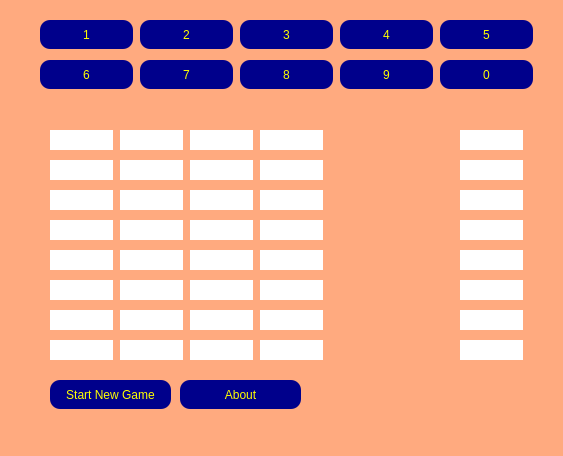
<?xml version="1.0" encoding="UTF-8"?>
<ui version="4.0">
 <class>MainWindow</class>
 <widget class="QMainWindow" name="MainWindow">
  <property name="windowModality">
   <enum>Qt::NonModal</enum>
  </property>
  <property name="geometry">
   <rect>
    <x>0</x>
    <y>0</y>
    <width>563</width>
    <height>456</height>
   </rect>
  </property>
  <property name="sizePolicy">
   <sizepolicy hsizetype="Fixed" vsizetype="Fixed">
    <horstretch>0</horstretch>
    <verstretch>0</verstretch>
   </sizepolicy>
  </property>
  <property name="windowTitle">
   <string>MasterMind</string>
  </property>
  <property name="styleSheet">
   <string notr="true">QMainWindow {
	background-color: rgb(255, 170, 127);
}</string>
  </property>
  <widget class="QWidget" name="centralwidget">
   <widget class="QPushButton" name="pushButton_1">
    <property name="geometry">
     <rect>
      <x>40</x>
      <y>20</y>
      <width>93</width>
      <height>29</height>
     </rect>
    </property>
    <property name="sizePolicy">
     <sizepolicy hsizetype="Minimum" vsizetype="Expanding">
      <horstretch>0</horstretch>
      <verstretch>0</verstretch>
     </sizepolicy>
    </property>
    <property name="styleSheet">
     <string notr="true">QPushButton {
    border-radius: 10px;
    background-color: #00008B;   
	font: 900 10pt &quot;Segoe UI&quot;;
    color: yellow;
}</string>
    </property>
    <property name="text">
     <string>1</string>
    </property>
   </widget>
   <widget class="QPushButton" name="pushButton_2">
    <property name="geometry">
     <rect>
      <x>140</x>
      <y>20</y>
      <width>93</width>
      <height>29</height>
     </rect>
    </property>
    <property name="styleSheet">
     <string notr="true">QPushButton {
    border-radius: 10px;
    background-color: #00008B;   
	font: 900 10pt &quot;Segoe UI&quot;;
    color: yellow;
}</string>
    </property>
    <property name="text">
     <string>2</string>
    </property>
   </widget>
   <widget class="QPushButton" name="pushButton_3">
    <property name="geometry">
     <rect>
      <x>240</x>
      <y>20</y>
      <width>93</width>
      <height>29</height>
     </rect>
    </property>
    <property name="styleSheet">
     <string notr="true">QPushButton {
    border-radius: 10px;
    background-color: #00008B;   
	font: 900 10pt &quot;Segoe UI&quot;;
    color: yellow;
}</string>
    </property>
    <property name="text">
     <string>3</string>
    </property>
   </widget>
   <widget class="QPushButton" name="pushButton_4">
    <property name="geometry">
     <rect>
      <x>340</x>
      <y>20</y>
      <width>93</width>
      <height>29</height>
     </rect>
    </property>
    <property name="styleSheet">
     <string notr="true">QPushButton {
    border-radius: 10px;
    background-color: #00008B;   
	font: 900 10pt &quot;Segoe UI&quot;;
    color: yellow;
}</string>
    </property>
    <property name="text">
     <string>4</string>
    </property>
   </widget>
   <widget class="QPushButton" name="pushButton_5">
    <property name="geometry">
     <rect>
      <x>440</x>
      <y>20</y>
      <width>93</width>
      <height>29</height>
     </rect>
    </property>
    <property name="styleSheet">
     <string notr="true">QPushButton {
    border-radius: 10px;
    background-color: #00008B;   
	font: 900 10pt &quot;Segoe UI&quot;;
    color: yellow;
}</string>
    </property>
    <property name="text">
     <string>5</string>
    </property>
   </widget>
   <widget class="QPushButton" name="pushButton_0">
    <property name="geometry">
     <rect>
      <x>440</x>
      <y>60</y>
      <width>93</width>
      <height>29</height>
     </rect>
    </property>
    <property name="styleSheet">
     <string notr="true">QPushButton {
    border-radius: 10px;
    background-color: #00008B;   
	font: 900 10pt &quot;Segoe UI&quot;;
    color: yellow;
}</string>
    </property>
    <property name="text">
     <string>0</string>
    </property>
   </widget>
   <widget class="QPushButton" name="pushButton_9">
    <property name="geometry">
     <rect>
      <x>340</x>
      <y>60</y>
      <width>93</width>
      <height>29</height>
     </rect>
    </property>
    <property name="styleSheet">
     <string notr="true">QPushButton {
    border-radius: 10px;
    background-color: #00008B;   
	font: 900 10pt &quot;Segoe UI&quot;;
    color: yellow;
}</string>
    </property>
    <property name="text">
     <string>9</string>
    </property>
   </widget>
   <widget class="QPushButton" name="pushButton_8">
    <property name="geometry">
     <rect>
      <x>240</x>
      <y>60</y>
      <width>93</width>
      <height>29</height>
     </rect>
    </property>
    <property name="styleSheet">
     <string notr="true">QPushButton {
    border-radius: 10px;
    background-color: #00008B;   
	font: 900 10pt &quot;Segoe UI&quot;;
    color: yellow;
}</string>
    </property>
    <property name="text">
     <string>8</string>
    </property>
   </widget>
   <widget class="QPushButton" name="pushButton_6">
    <property name="geometry">
     <rect>
      <x>40</x>
      <y>60</y>
      <width>93</width>
      <height>29</height>
     </rect>
    </property>
    <property name="styleSheet">
     <string notr="true">QPushButton {
    border-radius: 10px;
    background-color: #00008B;   
	font: 900 10pt &quot;Segoe UI&quot;;
    color: yellow;
}</string>
    </property>
    <property name="text">
     <string>6</string>
    </property>
   </widget>
   <widget class="QPushButton" name="pushButton_7">
    <property name="geometry">
     <rect>
      <x>140</x>
      <y>60</y>
      <width>93</width>
      <height>29</height>
     </rect>
    </property>
    <property name="styleSheet">
     <string notr="true">QPushButton {
    border-radius: 10px;
    background-color: #00008B;   
	font: 900 10pt &quot;Segoe UI&quot;;
    color: yellow;
}</string>
    </property>
    <property name="text">
     <string>7</string>
    </property>
   </widget>
   <widget class="QLabel" name="label_1">
    <property name="geometry">
     <rect>
      <x>50</x>
      <y>130</y>
      <width>63</width>
      <height>20</height>
     </rect>
    </property>
    <property name="styleSheet">
     <string notr="true">QLabel {
	font: 600 16pt &quot;Segoe UI&quot;;
	background-color: white;
}</string>
    </property>
    <property name="text">
     <string/>
    </property>
    <property name="alignment">
     <set>Qt::AlignCenter</set>
    </property>
   </widget>
   <widget class="QLabel" name="label_2">
    <property name="geometry">
     <rect>
      <x>120</x>
      <y>130</y>
      <width>63</width>
      <height>20</height>
     </rect>
    </property>
    <property name="styleSheet">
     <string notr="true">QLabel {
	font: 600 16pt &quot;Segoe UI&quot;;
	background-color: white;
}</string>
    </property>
    <property name="text">
     <string/>
    </property>
    <property name="alignment">
     <set>Qt::AlignCenter</set>
    </property>
   </widget>
   <widget class="QLabel" name="label_3">
    <property name="geometry">
     <rect>
      <x>190</x>
      <y>130</y>
      <width>63</width>
      <height>20</height>
     </rect>
    </property>
    <property name="styleSheet">
     <string notr="true">QLabel {
	font: 600 16pt &quot;Segoe UI&quot;;
	background-color: white;
}</string>
    </property>
    <property name="text">
     <string/>
    </property>
    <property name="alignment">
     <set>Qt::AlignCenter</set>
    </property>
   </widget>
   <widget class="QLabel" name="label_4">
    <property name="geometry">
     <rect>
      <x>260</x>
      <y>130</y>
      <width>63</width>
      <height>20</height>
     </rect>
    </property>
    <property name="styleSheet">
     <string notr="true">QLabel {
	font: 600 16pt &quot;Segoe UI&quot;;
	background-color: white;
}</string>
    </property>
    <property name="text">
     <string/>
    </property>
    <property name="alignment">
     <set>Qt::AlignCenter</set>
    </property>
   </widget>
   <widget class="QLabel" name="label_7">
    <property name="geometry">
     <rect>
      <x>190</x>
      <y>160</y>
      <width>63</width>
      <height>20</height>
     </rect>
    </property>
    <property name="styleSheet">
     <string notr="true">QLabel {
	font: 600 16pt &quot;Segoe UI&quot;;
	background-color: white;
}</string>
    </property>
    <property name="text">
     <string/>
    </property>
    <property name="alignment">
     <set>Qt::AlignCenter</set>
    </property>
   </widget>
   <widget class="QLabel" name="label_8">
    <property name="geometry">
     <rect>
      <x>260</x>
      <y>160</y>
      <width>63</width>
      <height>20</height>
     </rect>
    </property>
    <property name="styleSheet">
     <string notr="true">QLabel {
	font: 600 16pt &quot;Segoe UI&quot;;
	background-color: white;
}</string>
    </property>
    <property name="text">
     <string/>
    </property>
    <property name="alignment">
     <set>Qt::AlignCenter</set>
    </property>
   </widget>
   <widget class="QLabel" name="label_5">
    <property name="geometry">
     <rect>
      <x>50</x>
      <y>160</y>
      <width>63</width>
      <height>20</height>
     </rect>
    </property>
    <property name="styleSheet">
     <string notr="true">QLabel {
	font: 600 16pt &quot;Segoe UI&quot;;
	background-color: white;
}</string>
    </property>
    <property name="text">
     <string/>
    </property>
    <property name="alignment">
     <set>Qt::AlignCenter</set>
    </property>
   </widget>
   <widget class="QLabel" name="label_6">
    <property name="geometry">
     <rect>
      <x>120</x>
      <y>160</y>
      <width>63</width>
      <height>20</height>
     </rect>
    </property>
    <property name="styleSheet">
     <string notr="true">QLabel {
	font: 600 16pt &quot;Segoe UI&quot;;
	background-color: white;
}</string>
    </property>
    <property name="text">
     <string/>
    </property>
    <property name="alignment">
     <set>Qt::AlignCenter</set>
    </property>
   </widget>
   <widget class="QLabel" name="label_15">
    <property name="geometry">
     <rect>
      <x>190</x>
      <y>220</y>
      <width>63</width>
      <height>20</height>
     </rect>
    </property>
    <property name="styleSheet">
     <string notr="true">QLabel {
	font: 600 16pt &quot;Segoe UI&quot;;
	background-color: white;
}</string>
    </property>
    <property name="text">
     <string/>
    </property>
    <property name="alignment">
     <set>Qt::AlignCenter</set>
    </property>
   </widget>
   <widget class="QLabel" name="label_11">
    <property name="geometry">
     <rect>
      <x>190</x>
      <y>190</y>
      <width>63</width>
      <height>20</height>
     </rect>
    </property>
    <property name="styleSheet">
     <string notr="true">QLabel {
	font: 600 16pt &quot;Segoe UI&quot;;
	background-color: white;
}</string>
    </property>
    <property name="text">
     <string/>
    </property>
    <property name="alignment">
     <set>Qt::AlignCenter</set>
    </property>
   </widget>
   <widget class="QLabel" name="label_12">
    <property name="geometry">
     <rect>
      <x>260</x>
      <y>190</y>
      <width>63</width>
      <height>20</height>
     </rect>
    </property>
    <property name="styleSheet">
     <string notr="true">QLabel {
	font: 600 16pt &quot;Segoe UI&quot;;
	background-color: white;
}</string>
    </property>
    <property name="text">
     <string/>
    </property>
    <property name="alignment">
     <set>Qt::AlignCenter</set>
    </property>
   </widget>
   <widget class="QLabel" name="label_16">
    <property name="geometry">
     <rect>
      <x>260</x>
      <y>220</y>
      <width>63</width>
      <height>20</height>
     </rect>
    </property>
    <property name="styleSheet">
     <string notr="true">QLabel {
	font: 600 16pt &quot;Segoe UI&quot;;
	background-color: white;
}</string>
    </property>
    <property name="text">
     <string/>
    </property>
    <property name="alignment">
     <set>Qt::AlignCenter</set>
    </property>
   </widget>
   <widget class="QLabel" name="label_13">
    <property name="geometry">
     <rect>
      <x>50</x>
      <y>220</y>
      <width>63</width>
      <height>20</height>
     </rect>
    </property>
    <property name="styleSheet">
     <string notr="true">QLabel {
	font: 600 16pt &quot;Segoe UI&quot;;
	background-color: white;
}</string>
    </property>
    <property name="text">
     <string/>
    </property>
    <property name="alignment">
     <set>Qt::AlignCenter</set>
    </property>
   </widget>
   <widget class="QLabel" name="label_14">
    <property name="geometry">
     <rect>
      <x>120</x>
      <y>220</y>
      <width>63</width>
      <height>20</height>
     </rect>
    </property>
    <property name="styleSheet">
     <string notr="true">QLabel {
	font: 600 16pt &quot;Segoe UI&quot;;
	background-color: white;
}</string>
    </property>
    <property name="text">
     <string/>
    </property>
    <property name="alignment">
     <set>Qt::AlignCenter</set>
    </property>
   </widget>
   <widget class="QLabel" name="label_9">
    <property name="geometry">
     <rect>
      <x>50</x>
      <y>190</y>
      <width>63</width>
      <height>20</height>
     </rect>
    </property>
    <property name="styleSheet">
     <string notr="true">QLabel {
	font: 600 16pt &quot;Segoe UI&quot;;
	background-color: white;
}</string>
    </property>
    <property name="text">
     <string/>
    </property>
    <property name="alignment">
     <set>Qt::AlignCenter</set>
    </property>
   </widget>
   <widget class="QLabel" name="label_10">
    <property name="geometry">
     <rect>
      <x>120</x>
      <y>190</y>
      <width>63</width>
      <height>20</height>
     </rect>
    </property>
    <property name="styleSheet">
     <string notr="true">QLabel {
	font: 600 16pt &quot;Segoe UI&quot;;
	background-color: white;
}</string>
    </property>
    <property name="text">
     <string/>
    </property>
    <property name="alignment">
     <set>Qt::AlignCenter</set>
    </property>
   </widget>
   <widget class="QLabel" name="label_29">
    <property name="geometry">
     <rect>
      <x>50</x>
      <y>340</y>
      <width>63</width>
      <height>20</height>
     </rect>
    </property>
    <property name="styleSheet">
     <string notr="true">QLabel {
	font: 600 16pt &quot;Segoe UI&quot;;
	background-color: white;
}</string>
    </property>
    <property name="text">
     <string/>
    </property>
    <property name="alignment">
     <set>Qt::AlignCenter</set>
    </property>
   </widget>
   <widget class="QLabel" name="label_24">
    <property name="geometry">
     <rect>
      <x>260</x>
      <y>280</y>
      <width>63</width>
      <height>20</height>
     </rect>
    </property>
    <property name="styleSheet">
     <string notr="true">QLabel {
	font: 600 16pt &quot;Segoe UI&quot;;
	background-color: white;
}</string>
    </property>
    <property name="text">
     <string/>
    </property>
    <property name="alignment">
     <set>Qt::AlignCenter</set>
    </property>
   </widget>
   <widget class="QLabel" name="label_26">
    <property name="geometry">
     <rect>
      <x>120</x>
      <y>310</y>
      <width>63</width>
      <height>20</height>
     </rect>
    </property>
    <property name="styleSheet">
     <string notr="true">QLabel {
	font: 600 16pt &quot;Segoe UI&quot;;
	background-color: white;
}</string>
    </property>
    <property name="text">
     <string/>
    </property>
    <property name="alignment">
     <set>Qt::AlignCenter</set>
    </property>
   </widget>
   <widget class="QLabel" name="label_19">
    <property name="geometry">
     <rect>
      <x>190</x>
      <y>250</y>
      <width>63</width>
      <height>20</height>
     </rect>
    </property>
    <property name="styleSheet">
     <string notr="true">QLabel {
	font: 600 16pt &quot;Segoe UI&quot;;
	background-color: white;
}</string>
    </property>
    <property name="text">
     <string/>
    </property>
    <property name="alignment">
     <set>Qt::AlignCenter</set>
    </property>
   </widget>
   <widget class="QLabel" name="label_20">
    <property name="geometry">
     <rect>
      <x>260</x>
      <y>250</y>
      <width>63</width>
      <height>20</height>
     </rect>
    </property>
    <property name="styleSheet">
     <string notr="true">QLabel {
	font: 600 16pt &quot;Segoe UI&quot;;
	background-color: white;
}</string>
    </property>
    <property name="text">
     <string/>
    </property>
    <property name="alignment">
     <set>Qt::AlignCenter</set>
    </property>
   </widget>
   <widget class="QLabel" name="label_21">
    <property name="geometry">
     <rect>
      <x>50</x>
      <y>280</y>
      <width>63</width>
      <height>20</height>
     </rect>
    </property>
    <property name="styleSheet">
     <string notr="true">QLabel {
	font: 600 16pt &quot;Segoe UI&quot;;
	background-color: white;
}</string>
    </property>
    <property name="text">
     <string/>
    </property>
    <property name="alignment">
     <set>Qt::AlignCenter</set>
    </property>
   </widget>
   <widget class="QLabel" name="label_22">
    <property name="geometry">
     <rect>
      <x>120</x>
      <y>280</y>
      <width>63</width>
      <height>20</height>
     </rect>
    </property>
    <property name="styleSheet">
     <string notr="true">QLabel {
	font: 600 16pt &quot;Segoe UI&quot;;
	background-color: white;
}</string>
    </property>
    <property name="text">
     <string/>
    </property>
    <property name="alignment">
     <set>Qt::AlignCenter</set>
    </property>
   </widget>
   <widget class="QLabel" name="label_31">
    <property name="geometry">
     <rect>
      <x>190</x>
      <y>340</y>
      <width>63</width>
      <height>20</height>
     </rect>
    </property>
    <property name="styleSheet">
     <string notr="true">QLabel {
	font: 600 16pt &quot;Segoe UI&quot;;
	background-color: white;
}</string>
    </property>
    <property name="text">
     <string/>
    </property>
    <property name="alignment">
     <set>Qt::AlignCenter</set>
    </property>
   </widget>
   <widget class="QLabel" name="label_25">
    <property name="geometry">
     <rect>
      <x>50</x>
      <y>310</y>
      <width>63</width>
      <height>20</height>
     </rect>
    </property>
    <property name="styleSheet">
     <string notr="true">QLabel {
	font: 600 16pt &quot;Segoe UI&quot;;
	background-color: white;
}</string>
    </property>
    <property name="text">
     <string/>
    </property>
    <property name="alignment">
     <set>Qt::AlignCenter</set>
    </property>
   </widget>
   <widget class="QLabel" name="label_23">
    <property name="geometry">
     <rect>
      <x>190</x>
      <y>280</y>
      <width>63</width>
      <height>20</height>
     </rect>
    </property>
    <property name="styleSheet">
     <string notr="true">QLabel {
	font: 600 16pt &quot;Segoe UI&quot;;
	background-color: white;
}</string>
    </property>
    <property name="text">
     <string/>
    </property>
    <property name="alignment">
     <set>Qt::AlignCenter</set>
    </property>
   </widget>
   <widget class="QLabel" name="label_30">
    <property name="geometry">
     <rect>
      <x>120</x>
      <y>340</y>
      <width>63</width>
      <height>20</height>
     </rect>
    </property>
    <property name="styleSheet">
     <string notr="true">QLabel {
	font: 600 16pt &quot;Segoe UI&quot;;
	background-color: white;
}</string>
    </property>
    <property name="text">
     <string/>
    </property>
    <property name="alignment">
     <set>Qt::AlignCenter</set>
    </property>
   </widget>
   <widget class="QLabel" name="label_28">
    <property name="geometry">
     <rect>
      <x>260</x>
      <y>310</y>
      <width>63</width>
      <height>20</height>
     </rect>
    </property>
    <property name="styleSheet">
     <string notr="true">QLabel {
	font: 600 16pt &quot;Segoe UI&quot;;
	background-color: white;
}</string>
    </property>
    <property name="text">
     <string/>
    </property>
    <property name="alignment">
     <set>Qt::AlignCenter</set>
    </property>
   </widget>
   <widget class="QLabel" name="label_27">
    <property name="geometry">
     <rect>
      <x>190</x>
      <y>310</y>
      <width>63</width>
      <height>20</height>
     </rect>
    </property>
    <property name="styleSheet">
     <string notr="true">QLabel {
	font: 600 16pt &quot;Segoe UI&quot;;
	background-color: white;
}</string>
    </property>
    <property name="text">
     <string/>
    </property>
    <property name="alignment">
     <set>Qt::AlignCenter</set>
    </property>
   </widget>
   <widget class="QLabel" name="label_17">
    <property name="geometry">
     <rect>
      <x>50</x>
      <y>250</y>
      <width>63</width>
      <height>20</height>
     </rect>
    </property>
    <property name="styleSheet">
     <string notr="true">QLabel {
	font: 600 16pt &quot;Segoe UI&quot;;
	background-color: white;
}</string>
    </property>
    <property name="text">
     <string/>
    </property>
    <property name="alignment">
     <set>Qt::AlignCenter</set>
    </property>
   </widget>
   <widget class="QLabel" name="label_18">
    <property name="geometry">
     <rect>
      <x>120</x>
      <y>250</y>
      <width>63</width>
      <height>20</height>
     </rect>
    </property>
    <property name="styleSheet">
     <string notr="true">QLabel {
	font: 600 16pt &quot;Segoe UI&quot;;
	background-color: white;
}</string>
    </property>
    <property name="text">
     <string/>
    </property>
    <property name="alignment">
     <set>Qt::AlignCenter</set>
    </property>
   </widget>
   <widget class="QLabel" name="label_32">
    <property name="geometry">
     <rect>
      <x>260</x>
      <y>340</y>
      <width>63</width>
      <height>20</height>
     </rect>
    </property>
    <property name="styleSheet">
     <string notr="true">QLabel {
	font: 600 16pt &quot;Segoe UI&quot;;
	background-color: white;
}</string>
    </property>
    <property name="text">
     <string/>
    </property>
    <property name="alignment">
     <set>Qt::AlignCenter</set>
    </property>
   </widget>
   <widget class="QLabel" name="res2">
    <property name="geometry">
     <rect>
      <x>460</x>
      <y>160</y>
      <width>63</width>
      <height>20</height>
     </rect>
    </property>
    <property name="styleSheet">
     <string notr="true">QLabel {
	background-color: white;
	font: 600 14pt &quot;Segoe UI&quot;;
}</string>
    </property>
    <property name="text">
     <string/>
    </property>
    <property name="alignment">
     <set>Qt::AlignCenter</set>
    </property>
   </widget>
   <widget class="QLabel" name="res8">
    <property name="geometry">
     <rect>
      <x>460</x>
      <y>340</y>
      <width>63</width>
      <height>20</height>
     </rect>
    </property>
    <property name="styleSheet">
     <string notr="true">QLabel {
	background-color: white;
	font: 600 14pt &quot;Segoe UI&quot;;
}</string>
    </property>
    <property name="text">
     <string/>
    </property>
    <property name="alignment">
     <set>Qt::AlignCenter</set>
    </property>
   </widget>
   <widget class="QLabel" name="res1">
    <property name="geometry">
     <rect>
      <x>460</x>
      <y>130</y>
      <width>63</width>
      <height>20</height>
     </rect>
    </property>
    <property name="styleSheet">
     <string notr="true">QLabel {
	background-color: white;
	font: 600 14pt &quot;Segoe UI&quot;;
}</string>
    </property>
    <property name="text">
     <string/>
    </property>
    <property name="alignment">
     <set>Qt::AlignCenter</set>
    </property>
   </widget>
   <widget class="QLabel" name="res5">
    <property name="geometry">
     <rect>
      <x>460</x>
      <y>250</y>
      <width>63</width>
      <height>20</height>
     </rect>
    </property>
    <property name="styleSheet">
     <string notr="true">QLabel {
	background-color: white;
	font: 600 14pt &quot;Segoe UI&quot;;
}</string>
    </property>
    <property name="text">
     <string/>
    </property>
    <property name="alignment">
     <set>Qt::AlignCenter</set>
    </property>
   </widget>
   <widget class="QLabel" name="res6">
    <property name="geometry">
     <rect>
      <x>460</x>
      <y>280</y>
      <width>63</width>
      <height>20</height>
     </rect>
    </property>
    <property name="styleSheet">
     <string notr="true">QLabel {
	background-color: white;
	font: 600 14pt &quot;Segoe UI&quot;;
}</string>
    </property>
    <property name="text">
     <string/>
    </property>
    <property name="alignment">
     <set>Qt::AlignCenter</set>
    </property>
   </widget>
   <widget class="QLabel" name="res3">
    <property name="geometry">
     <rect>
      <x>460</x>
      <y>190</y>
      <width>63</width>
      <height>20</height>
     </rect>
    </property>
    <property name="styleSheet">
     <string notr="true">QLabel {
	background-color: white;
	font: 600 14pt &quot;Segoe UI&quot;;
}</string>
    </property>
    <property name="text">
     <string/>
    </property>
    <property name="alignment">
     <set>Qt::AlignCenter</set>
    </property>
   </widget>
   <widget class="QLabel" name="res7">
    <property name="geometry">
     <rect>
      <x>460</x>
      <y>310</y>
      <width>63</width>
      <height>20</height>
     </rect>
    </property>
    <property name="styleSheet">
     <string notr="true">QLabel {
	background-color: white;
	font: 600 14pt &quot;Segoe UI&quot;;
}</string>
    </property>
    <property name="text">
     <string/>
    </property>
    <property name="alignment">
     <set>Qt::AlignCenter</set>
    </property>
   </widget>
   <widget class="QLabel" name="res4">
    <property name="geometry">
     <rect>
      <x>460</x>
      <y>220</y>
      <width>63</width>
      <height>20</height>
     </rect>
    </property>
    <property name="styleSheet">
     <string notr="true">QLabel {
	background-color: white;
	font: 600 14pt &quot;Segoe UI&quot;;
}</string>
    </property>
    <property name="text">
     <string/>
    </property>
    <property name="alignment">
     <set>Qt::AlignCenter</set>
    </property>
   </widget>
   <widget class="QPushButton" name="pushButton">
    <property name="geometry">
     <rect>
      <x>50</x>
      <y>380</y>
      <width>121</width>
      <height>29</height>
     </rect>
    </property>
    <property name="styleSheet">
     <string notr="true">QPushButton {
    border-radius: 10px;
    background-color: #00008B;   
	font: 900 10pt &quot;Segoe UI&quot;;
    color: yellow;
}</string>
    </property>
    <property name="text">
     <string>Start New Game</string>
    </property>
   </widget>
   <widget class="QPushButton" name="pushButton_10">
    <property name="geometry">
     <rect>
      <x>180</x>
      <y>380</y>
      <width>121</width>
      <height>29</height>
     </rect>
    </property>
    <property name="styleSheet">
     <string notr="true">QPushButton {
    border-radius: 10px;
    background-color: #00008B;   
	font: 900 10pt &quot;Segoe UI&quot;;
    color: yellow;
}</string>
    </property>
    <property name="text">
     <string>About</string>
    </property>
   </widget>
  </widget>
  <widget class="QMenuBar" name="menubar">
   <property name="geometry">
    <rect>
     <x>0</x>
     <y>0</y>
     <width>563</width>
     <height>26</height>
    </rect>
   </property>
  </widget>
 </widget>
 <resources/>
 <connections/>
</ui>
